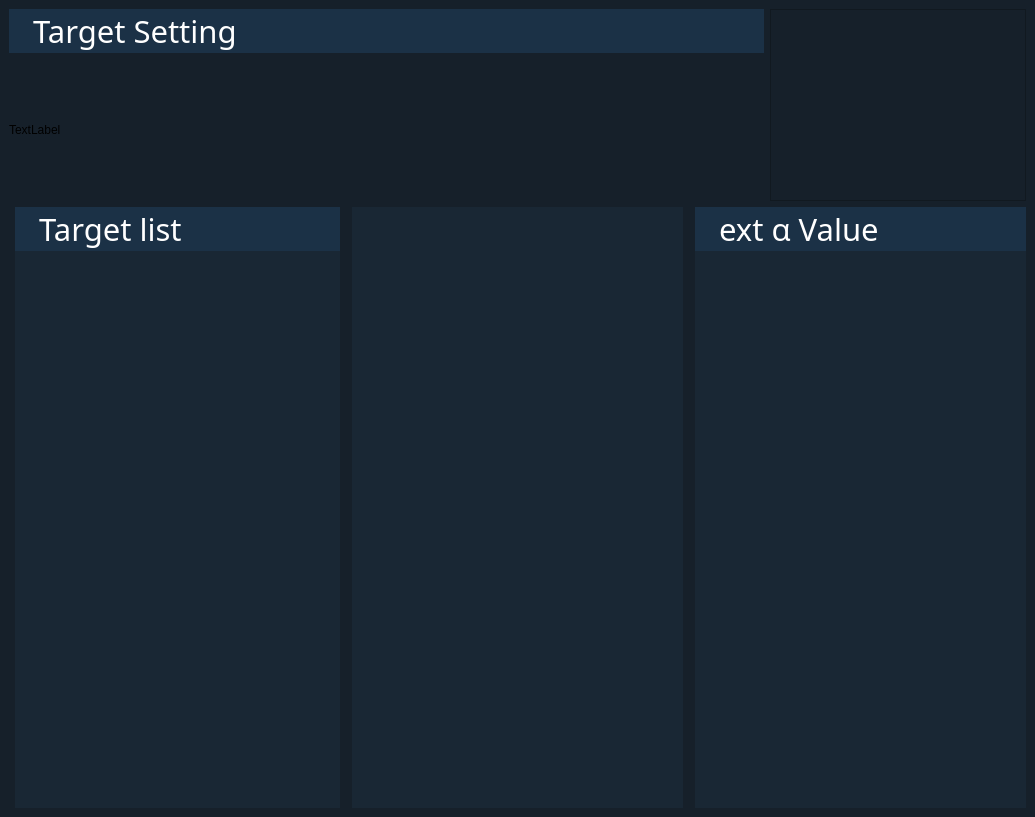
<?xml version="1.0" encoding="UTF-8"?>
<ui version="4.0">
 <class>Dialog</class>
 <widget class="QDialog" name="Dialog">
  <property name="geometry">
   <rect>
    <x>0</x>
    <y>0</y>
    <width>1035</width>
    <height>817</height>
   </rect>
  </property>
  <property name="windowTitle">
   <string>Dialog</string>
  </property>
  <layout class="QGridLayout" name="gridLayout">
   <property name="leftMargin">
    <number>0</number>
   </property>
   <property name="topMargin">
    <number>0</number>
   </property>
   <property name="rightMargin">
    <number>0</number>
   </property>
   <property name="bottomMargin">
    <number>0</number>
   </property>
   <property name="spacing">
    <number>0</number>
   </property>
   <item row="0" column="0">
    <widget class="QWidget" name="gridWidget" native="true">
     <property name="styleSheet">
      <string notr="true">background-color:rgb(22,32,42);</string>
     </property>
     <layout class="QGridLayout" name="gridLayout_2">
      <item row="0" column="0">
       <layout class="QVBoxLayout" name="main_verticalLayout" stretch="0,0">
        <item>
         <layout class="QHBoxLayout" name="top_horizontalLayout">
          <item>
           <layout class="QVBoxLayout" name="setting_verticalLayout">
            <item>
             <widget class="QLabel" name="target_setting_label">
              <property name="sizePolicy">
               <sizepolicy hsizetype="Minimum" vsizetype="Maximum">
                <horstretch>0</horstretch>
                <verstretch>0</verstretch>
               </sizepolicy>
              </property>
              <property name="font">
               <font>
                <family>Noto Sans</family>
                <pointsize>23</pointsize>
               </font>
              </property>
              <property name="styleSheet">
               <string notr="true">background-color:rgb(27,49,70);
color: #ffffff;</string>
              </property>
              <property name="text">
               <string>   Target Setting</string>
              </property>
             </widget>
            </item>
            <item>
             <widget class="QLabel" name="target_setting_image_label">
              <property name="text">
               <string>TextLabel</string>
              </property>
             </widget>
            </item>
           </layout>
          </item>
          <item>
           <widget class="QTableWidget" name="target_tableWidget">
            <property name="sizePolicy">
             <sizepolicy hsizetype="Maximum" vsizetype="Maximum">
              <horstretch>0</horstretch>
              <verstretch>0</verstretch>
             </sizepolicy>
            </property>
           </widget>
          </item>
         </layout>
        </item>
        <item>
         <layout class="QHBoxLayout" name="bottom_horizontalLayout">
          <property name="spacing">
           <number>12</number>
          </property>
          <item>
           <layout class="QVBoxLayout" name="target_list_verticalLayout">
            <property name="spacing">
             <number>0</number>
            </property>
            <property name="leftMargin">
             <number>6</number>
            </property>
            <item>
             <widget class="QLabel" name="target_list_label">
              <property name="sizePolicy">
               <sizepolicy hsizetype="Minimum" vsizetype="Maximum">
                <horstretch>0</horstretch>
                <verstretch>0</verstretch>
               </sizepolicy>
              </property>
              <property name="font">
               <font>
                <family>Noto Sans</family>
                <pointsize>23</pointsize>
               </font>
              </property>
              <property name="styleSheet">
               <string notr="true">background-color:rgb(27,49,70);
color: #ffffff;</string>
              </property>
              <property name="text">
               <string>   Target list</string>
              </property>
             </widget>
            </item>
            <item>
             <widget class="QLabel" name="target_list">
              <property name="styleSheet">
               <string notr="true">background-color:rgb(25,39,52);</string>
              </property>
              <property name="text">
               <string/>
              </property>
             </widget>
            </item>
           </layout>
          </item>
          <item>
           <widget class="QLabel" name="graph_label">
            <property name="styleSheet">
             <string notr="true">background-color:rgb(25,39,52);</string>
            </property>
            <property name="text">
             <string/>
            </property>
           </widget>
          </item>
          <item>
           <layout class="QVBoxLayout" name="value_verticalLayout">
            <property name="spacing">
             <number>0</number>
            </property>
            <item>
             <widget class="QLabel" name="value_label">
              <property name="sizePolicy">
               <sizepolicy hsizetype="Minimum" vsizetype="Maximum">
                <horstretch>0</horstretch>
                <verstretch>0</verstretch>
               </sizepolicy>
              </property>
              <property name="font">
               <font>
                <family>Noto Sans</family>
                <pointsize>23</pointsize>
               </font>
              </property>
              <property name="styleSheet">
               <string notr="true">background-color:rgb(27,49,70);
color: #ffffff;</string>
              </property>
              <property name="text">
               <string>   ext α Value</string>
              </property>
             </widget>
            </item>
            <item>
             <widget class="QLabel" name="a_value">
              <property name="styleSheet">
               <string notr="true">background-color:rgb(25,39,52);</string>
              </property>
              <property name="text">
               <string/>
              </property>
             </widget>
            </item>
           </layout>
          </item>
         </layout>
        </item>
       </layout>
      </item>
     </layout>
    </widget>
   </item>
  </layout>
 </widget>
 <resources/>
 <connections/>
</ui>
